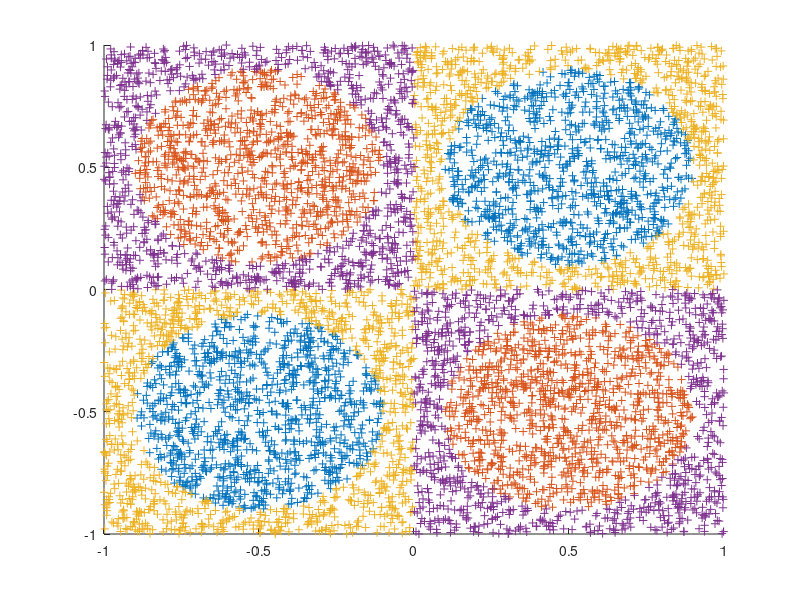
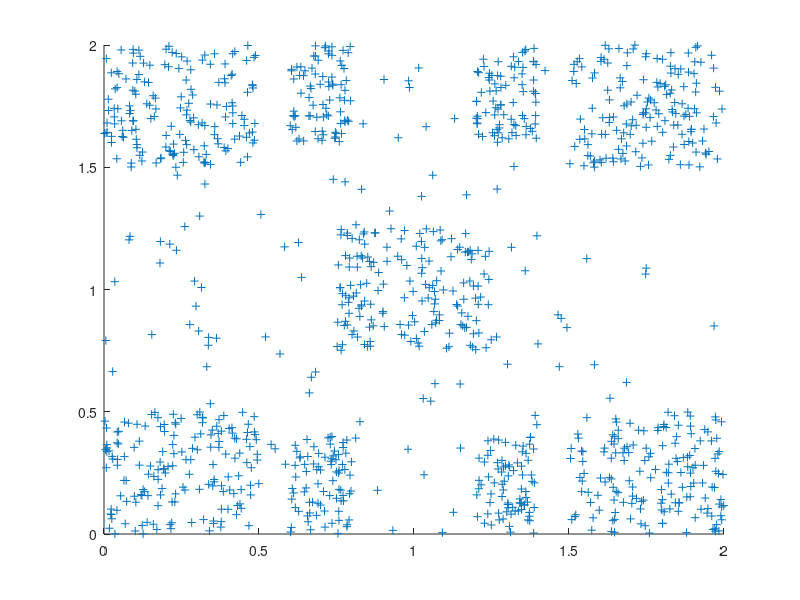

Here is the MATLAB script that generated these plots, in order:
load c1.txt
load c2.txt
load c3.txt
load c4.txt
load dataset.txt

figure (1);
hold on
plot(c1(:,1),c1(:,2),"+")
plot(c2(:,1),c2(:,2),"+")
plot(c3(:,1),c3(:,2),"+")
plot(c4(:,1),c4(:,2),"+")
hold off

figure (2);
hold on
plot(dataset(:,1),dataset(:,2),"+")
hold off